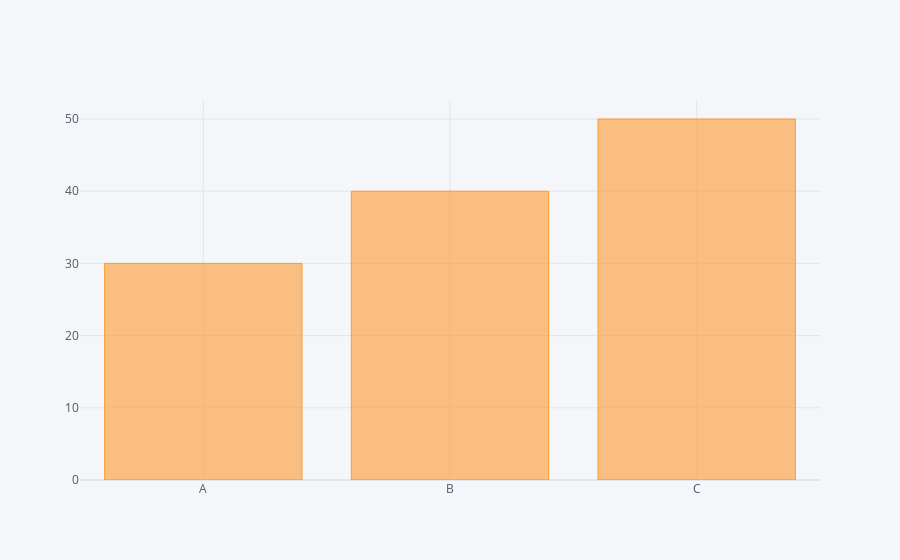

Notebook code cell kept with this figure:
### Code cell
df2.iplot(kind='bar', x='Categories', y='Values')

### Figure 1 — Plotly figure (JSON) as saved in the notebook; plotly's stock layout.template omitted (floating-point values rounded to 4 significant figures)
{"data": [{"marker": {"color": "rgba(255, 153, 51, 0.6)", "line": {"color": "rgba(255, 153, 51, 1.0)", "width": 1}}, "name": "Values", "orientation": "v", "text": "", "type": "bar", "x": ["A", "B", "C"], "y": [30, 40, 50]}], "layout": {"legend": {"bgcolor": "#F5F6F9", "font": {"color": "#4D5663"}}, "paper_bgcolor": "#F5F6F9", "plot_bgcolor": "#F5F6F9", "title": {"font": {"color": "#4D5663"}}, "xaxis": {"gridcolor": "#E1E5ED", "showgrid": true, "tickfont": {"color": "#4D5663"}, "title": {"font": {"color": "#4D5663"}, "text": ""}, "zerolinecolor": "#E1E5ED"}, "yaxis": {"gridcolor": "#E1E5ED", "showgrid": true, "tickfont": {"color": "#4D5663"}, "title": {"font": {"color": "#4D5663"}, "text": ""}, "zerolinecolor": "#E1E5ED"}}}
